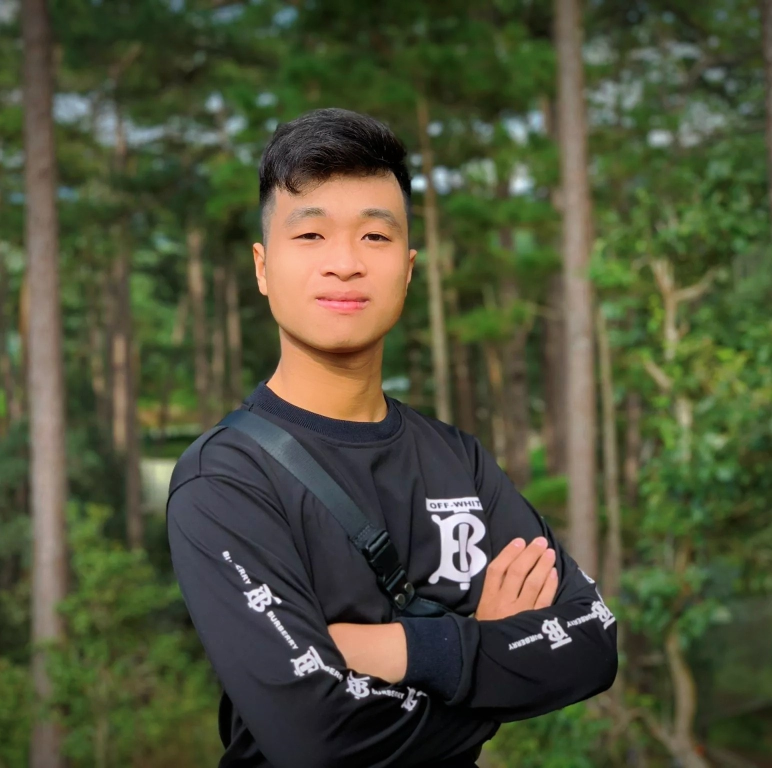
#> input picture ABC.jpg, 1544 x 1536 px (shown at 1/2 size)
$ python demoAdaboost.py
#> lines starting #> are read from the running program, lines starting #| are printed output that depends on the picture; after the words box and inside, x2 and y2 are one past the last pixel; in counts of white or black regions, pixels touching at a corner belong together
import numpy as np
import cv2
face_cascade =cv2.CascadeClassifier(cv2.data.haarcascades +"haarcascade_frontalface_default.xml")
eye_cascade = cv2.CascadeClassifier(cv2.data.haarcascades +"haarcascade_eye.xml")
img = cv2.imread('ABC.jpg')
#> img is the input picture: shape (1536, 1544, 3); mean B, G, R 57.3, 81.6, 78.7
img2 = cv2.resize(img,(0,0),fx=0.5,fy=0.5)
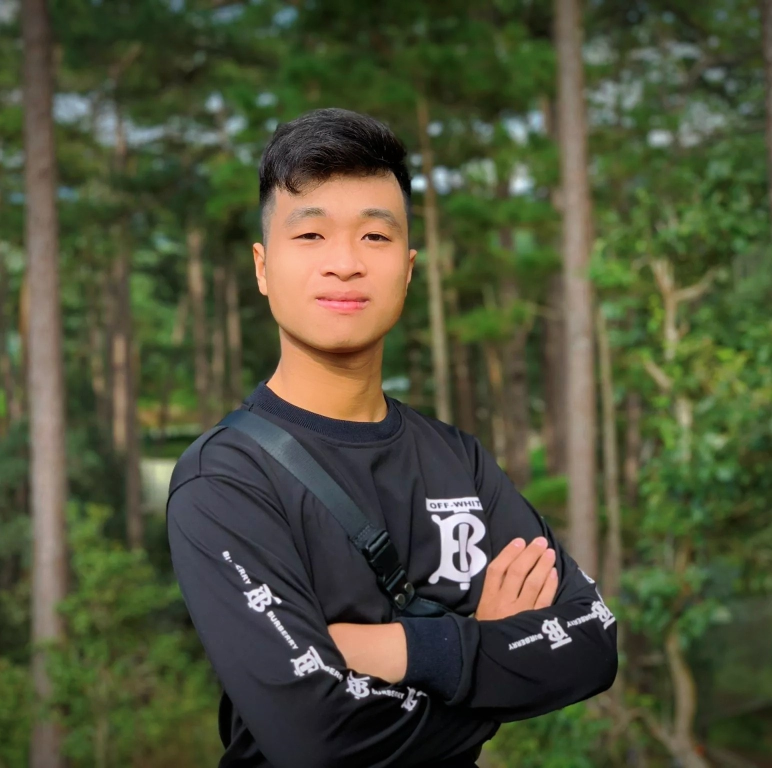
#> img2: shape (768, 772, 3); mean B, G, R 57.5, 81.8, 78.9
gray = cv2.cvtColor(img2, cv2.COLOR_BGR2GRAY)
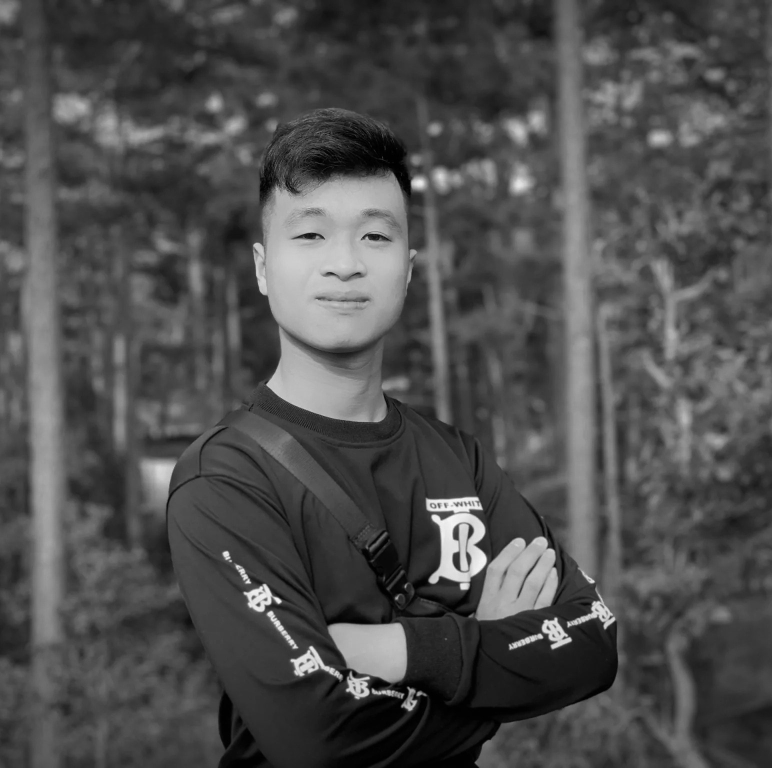
#> gray: shape (768, 772); min 0, max 246, mean 78.1
faces = face_cascade.detectMultiScale(gray, 1.5, 5)
#> faces = [[248, 164, 182, 182]]
for (x,y,w,h) in faces:
    img2 = cv2.rectangle(img2,(x,y),(x+w,y+h),(255,0,0),2)
    roi_gray = gray[y:y+h, x:x+w]
    roi_color = img2[y:y+h, x:x+w]
    eyes = eye_cascade.detectMultiScale(roi_gray, 1.3)
    for (ex,ey,ew,eh) in eyes:
           cv2.rectangle(roi_color,(ex,ey),(ex+ew,ey+eh),(0,255,0),2)
#> this loop made 1 pass
#> (x, y, w, h, eyes) on pass 1: (248, 164, 182, 182, [[100, 48, 49, 49], [30, 30, 64, 64]])
#> pass 1, `img2 = cv2.rectangle(img2,(x,y),(x+w,y+h),(255,0,0),2)`:
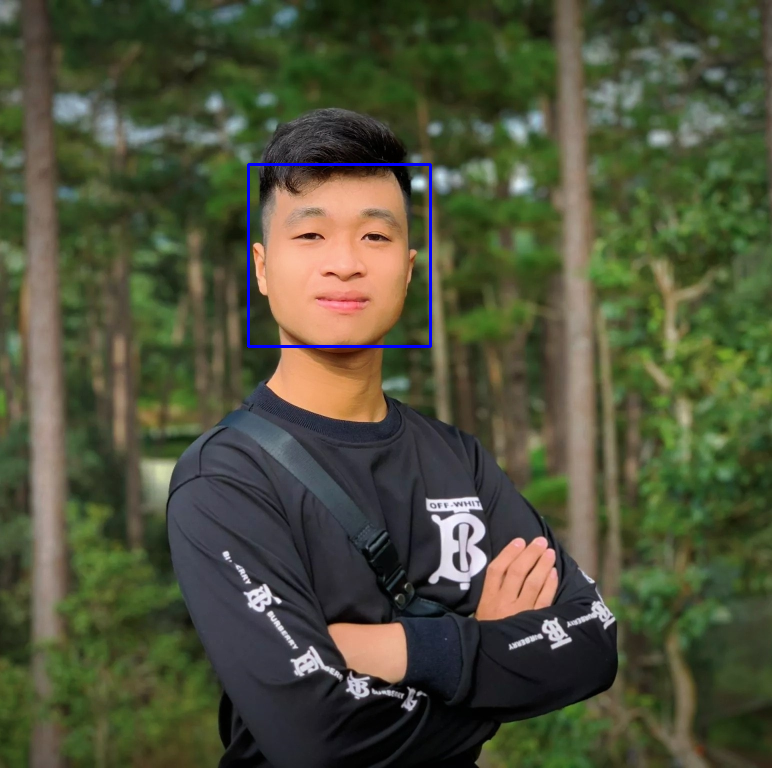
#> img2: shape (768, 772, 3); 0.37% of pixels changed, all inside (x1, y1, x2, y2) = (247, 163, 432, 348)
#> pass 1, `roi_gray = gray[y:y+h, x:x+w]`:
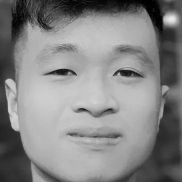
#> roi_gray: shape (182, 182); min 0, max 233, mean 132.4
#> pass 1, `roi_color = img2[y:y+h, x:x+w]`:
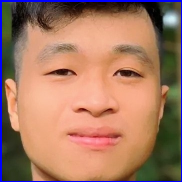
#> roi_color: shape (182, 182, 3); mean B, G, R 99, 120.7, 164.6
#> after the loop:
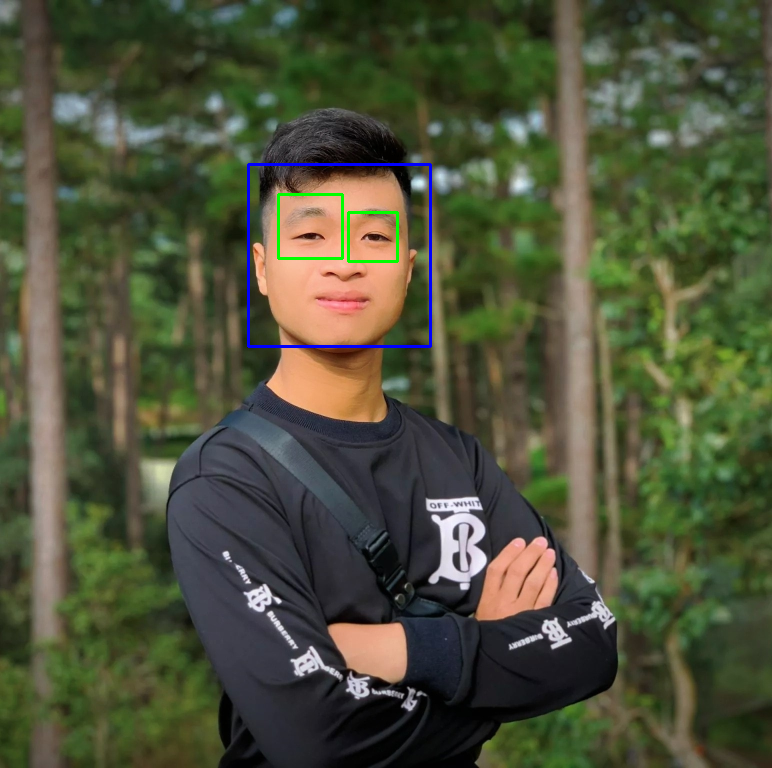
#> img2: shape (768, 772, 3); 0.23% of pixels changed, all inside (x1, y1, x2, y2) = (277, 193, 399, 263)
#> after the loop:
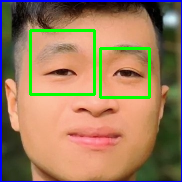
#> roi_color: shape (182, 182, 3); 4.07% of pixels changed, all inside (x1, y1, x2, y2) = (29, 29, 151, 99)
cv2.imshow('ABC',img2)
cv2.waitKey(0)
cv2.destroyAllWindows()
